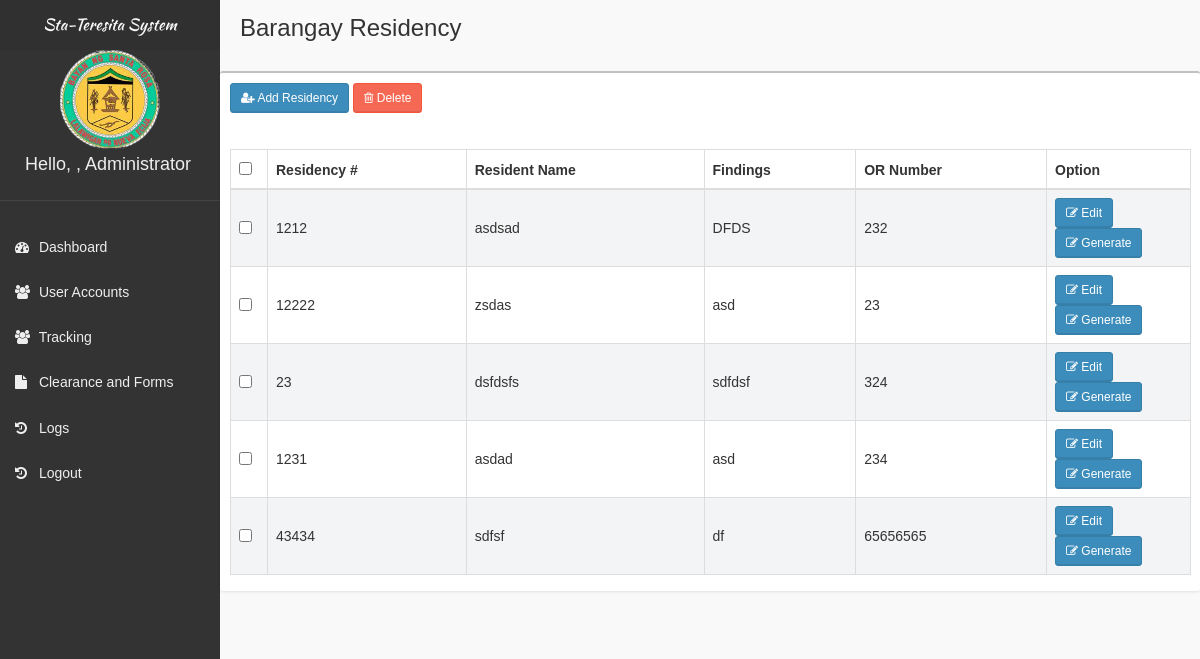
/pages/residency/residency.php (signed in), run on the app's committed database.
### tables this page shows
CREATE TABLE `tblresidency` (
  `id` int(11) NOT NULL,
  `residencyNo` int(11) NOT NULL,
  `residentname` varchar(50) NOT NULL,
  `findings` text NOT NULL,
  `RorNo` int(11) NOT NULL,
  `dateRecorded` date NOT NULL,
  `recorderid` int(11) NOT NULL,
  `recordedBy` varchar(50) NOT NULL,
  `option` varchar(20) NOT NULL
);

### pages/residency/residency.php (the view, shortened to what this page needs)
<!DOCTYPE html>
<html>
<?php
if(!isset($_SESSION['role']))
{
  header("Location: ../../login.php");
}
else
{
  include('../head_css.php'); ?>
  <body class="skin-black">
    <?php
    include "../connection.php";
    ?>
    <?php include('../header.php'); ?>
    <div class="wrapper row-offcanvas row-offcanvas-left">
      <?php include('../sidebar-left.php'); ?>
      <aside class="right-side">
        <section class="content-header">
          <h1>
            Barangay Residency
          </h1>
        </section>
        <section class="content">
          <?php
          if(($_SESSION['role'] == "Administrator") || isset($_SESSION['staff']))
          {
            ?>
            <div class="row">
              <div class="box">
                <div class="box-header">
                  <div style="padding:10px;">
                    <button class="btn btn-primary btn-sm" data-toggle="modal" data-target="#addModal"><i class="fa fa-user-plus" aria-hidden="true"></i> Add Residency</button>
                    <?php
                    if(!isset($_SESSION['staff']))
                    {
                      ?>
                      <button class="btn btn-danger btn-sm" data-toggle="modal" data-target="#deleteModal"><i class="fa fa-trash-o" aria-hidden="true"></i> Delete</button>
                      <?php
                    }
                    ?>
                  </div>
                </div>
                <div class="box-body table-responsive">
                  <form method="post">
                    <div class="tab-content">
                      <div id="approved" class="tab-pane active in">
                        <table id="table" class="table table-bordered table-striped">
                          <thead>
                            <tr>
                              <?php
                              if(!isset($_SESSION['staff']))
                              {
                                ?>
                                <th style="width: 20px !important;"><input type="checkbox" name="chk_delete[]" class="cbxMain" onchange="checkMain(this)"/></th>
                                <?php
                              }
                              ?>
                              <th>Residency #</th>
                              <th>Resident Name</th>
                              <th>Findings</th>
                              <th>OR Number</th>
                              <th style="width: 15% !important;">Option</th>
                            </tr>
                          </thead>
                          <tbody>
                            <?php
                            if(!isset($_SESSION['staff']))
                            {
                              $squery = mysqli_query($con, "SELECT * FROM tblresidency") or die('Error: ' . mysqli_error($con));
                              while($row = mysqli_fetch_array($squery))
                              {
                                echo '
                                <tr>
                                <td><input type="checkbox" name="chk_delete[]" class="chk_delete" value="'.$row['id'].'" /></td>
                                <td>'.$row['residencyNo'].'</td>
                                <td>'.$row['residentname'].'</td>
                                <td>'.$row['findings'].'</td>
                                <td>'.$row['RorNo'].'</td>
                                <td><button class="btn btn-primary btn-sm" data-target="#editModal'.$row['id'].'" data-toggle="modal"><i class="fa fa-pencil-square-o" aria-hidden="true"></i>
                                Edit</button>
                                <a target="_blank" href="generate.php?resident='.$row['id'].'&residency='.$row['residencyNo'].'&val='.base64_encode($row['residencyNo'].'|'.$row['residentname'].'|'.$row['dateRecorded']).'" onclick="location.generate.php();" class="btn btn-primary btn-sm"><i class="fa fa-pencil-square-o" aria-hidden="true"></i> Generate</a></td>
                                </tr>
                                ';
                              }
                            }
                            ?>
                          </tbody>
                        </table>
                      </div>
                    </div>
                  </form>
                </div>
              </div>
            </div>
            <?php
          }
          ?>
        </section>
      </aside>
    </div>
  <?php }
  include "../footer.php"; ?>
</body>
</html>

### css/AdminLTE.css (style rules this page uses)
html, body { overflow-x: hidden!important; font-family: 'Source Sans Pro', sans-serif; -webkit-font-smoothing: antialiased; min-height: 100%; background: #f9f9f9; }
a { color: #3c8dbc; }
.wrapper { min-height: 100%; }
.wrapper:before, .wrapper:after { display: table; content: " "; }
.wrapper:after { clear: both; }
.right-side, .left-side { min-height: 100%; display: block; }
.right-side { background-color: #f9f9f9; margin-left: 220px; }
.content { padding: 20px 15px; background: #f9f9f9; }
h1, h2, h3, h4, h5, h6, .h1, .h2, .h3, .h4, .h5, .h6 { font-family: 'Source Sans Pro', sans-serif; }
.table-striped > tbody > tr:nth-child(odd) > td, .table-striped > tbody > tr:nth-child(odd) > th { background-color: #f3f4f5; }
.right-side > .content-header { position: relative; padding: 15px 15px 10px 20px; }
.right-side > .content-header > h1 { margin: 0; font-size: 24px; }
.box { position: relative; background: #ffffff; border-top: 2px solid #c1c1c1; margin-bottom: 20px; -webkit-border-radius: 3px; -moz-border-radius: 3px; border-radius: 3px; width: 100%; box-shadow: 0px 1px 3px rgba(0, 0, 0, 0.1); }
.box .box-header { position: relative; -webkit-border-top-left-radius: 3px; -webkit-border-top-right-radius: 3px; -webkit-border-bottom-right-radius: 0; -webkit-border-bottom-left-radius: 0; -moz-border-radius-topleft: 3px; -moz-border-radius-topright: 3px; -moz-border-radius-bottomright: 0; -moz-border-radius-bottomleft: 0; border-top-left-radius: 3px; border-top-right-radius: 3px; border-bottom-right-radius: 0; border-bottom-left-radius: 0; border-bottom: 0px solid #f4f4f4; color: #444; padding-bottom: 10px; }
.box .box-header:before, .box .box-header:after { display: table; content: " "; }
.box .box-header:after { clear: both; }
.box .box-body { padding: 10px; -webkit-border-top-left-radius: 0; -webkit-border-top-right-radius: 0; -webkit-border-bottom-right-radius: 3px; -webkit-border-bottom-left-radius: 3px; -moz-border-radius-topleft: 0; -moz-border-radius-topright: 0; -moz-border-radius-bottomright: 3px; -moz-border-radius-bottomleft: 3px; border-top-left-radius: 0; border-top-right-radius: 0; border-bottom-right-radius: 3px; border-bottom-left-radius: 3px; }
.box .box-body .table { margin-bottom: 0; }
.btn { font-weight: 500; -webkit-border-radius: 3px; -moz-border-radius: 3px; border-radius: 3px; border: 1px solid transparent; -webkit-box-shadow: inset 0px -2px 0px 0px rgba(0, 0, 0, 0.09); -moz-box-shadow: inset 0px -2px 0px 0px rgba(0, 0, 0, 0.09); box-shadow: inset 0px -1px 0px 0px rgba(0, 0, 0, 0.09); }
.btn.btn-primary { background-color: #3c8dbc; border-color: #367fa9; }
.btn.btn-danger { background-color: #f56954; border-color: #f4543c; }
.btn.btn-sm { font-size: 12px; }
.skin-black .right-side > .content-header { background: transparent; box-shadow: none; }

### data on the page
tblresidency: residencyNo "1212", residentname "asdsad", findings "DFDS", RorNo "232"
tblresidency: residencyNo "12222", residentname "zsdas", findings "asd", RorNo "23"
tblresidency: residencyNo "23", residentname "dsfdsfs", findings "sdfdsf", RorNo "324"
tblresidency: residencyNo "1231", residentname "asdad", findings "asd", RorNo "234"
tblresidency: residencyNo "43434", residentname "sdfsf", findings "df", RorNo "65656565"

### other printed values
$_SESSION['username'] ", Administrator"
